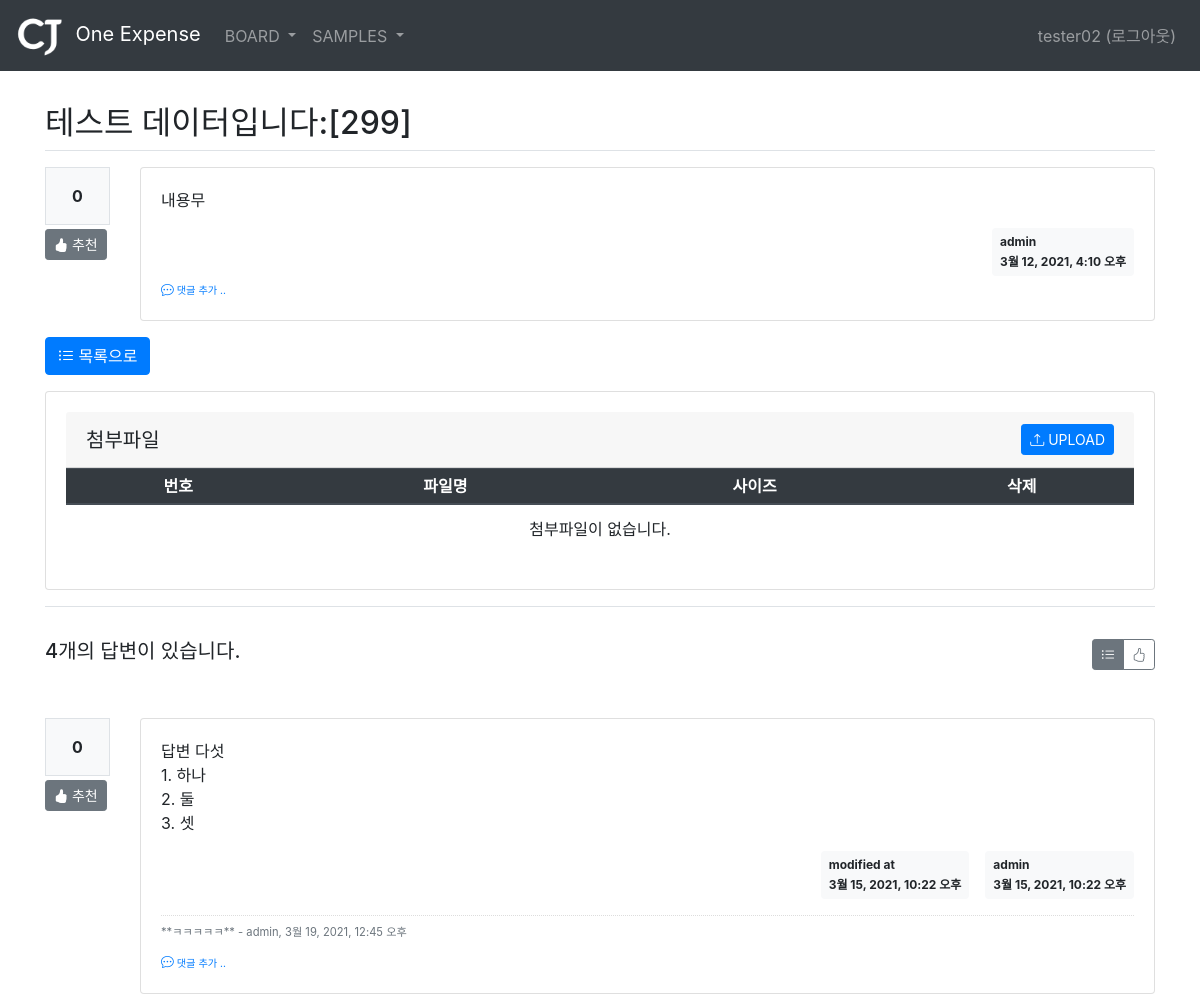
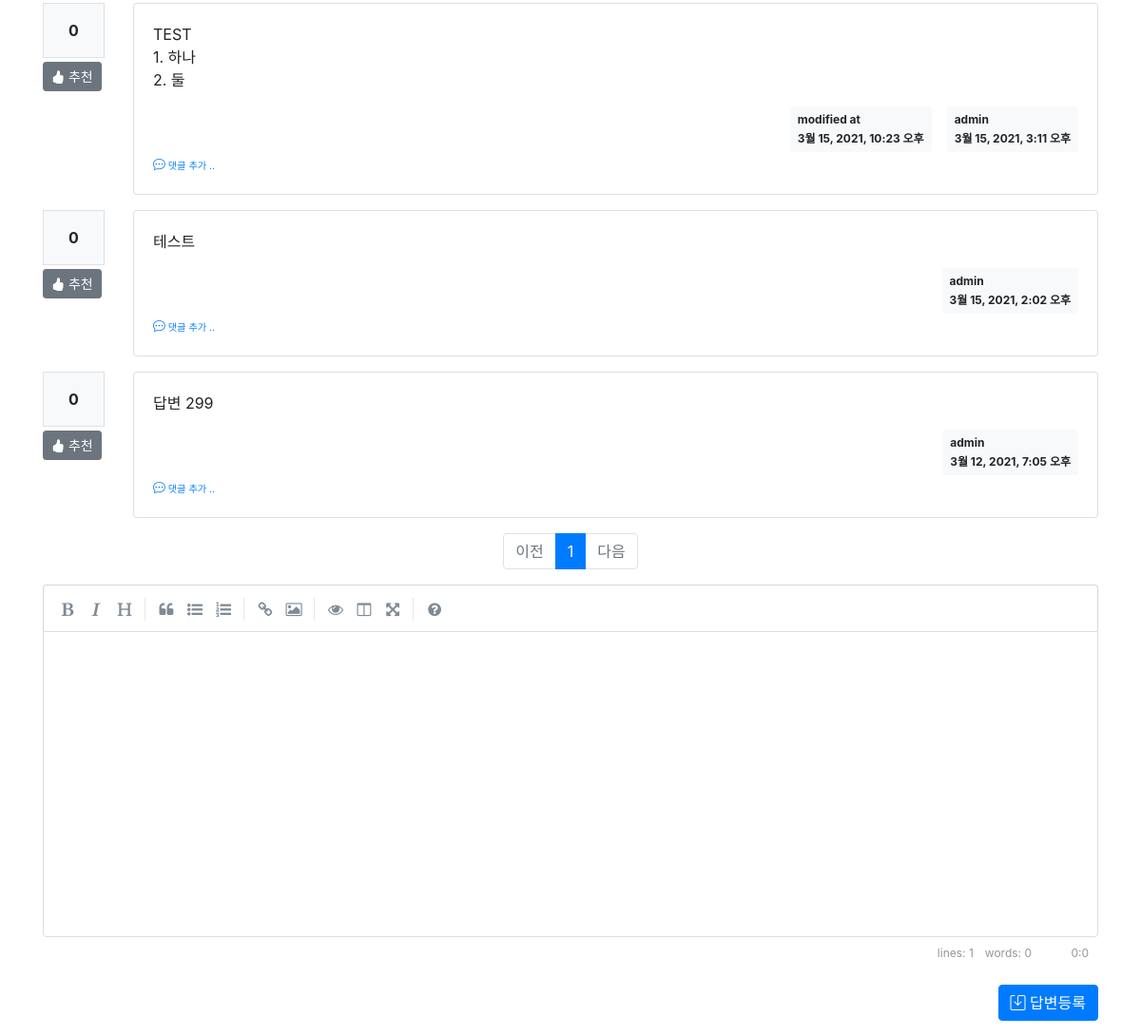
The page /board/board/detail/302/ (signed in) on the database its author committed (2 pictures, top to bottom).
### board/models.py (models this page shows, shortened)
class Board(models.Model):
    menu = models.ForeignKey(Menu, on_delete=models.CASCADE, related_name='menu_board')
    author = models.ForeignKey(User, on_delete=models.CASCADE, related_name='author_board')
    subject = models.CharField(max_length=200)
    content = models.TextField()
    hit_count = models.IntegerField(default=0)
    create_date = models.DateTimeField()
    modify_date = models.DateTimeField(null=True, blank=True)
    voter = models.ManyToManyField(User, related_name='voter_board')

class Reply(models.Model):
    author = models.ForeignKey(User, on_delete=models.CASCADE, related_name='author_reply')
    board = models.ForeignKey(Board, on_delete=models.CASCADE)
    content = models.TextField()
    create_date = models.DateTimeField()
    modify_date = models.DateTimeField(null=True, blank=True)
    voter = models.ManyToManyField(User, related_name='voter_reply')

class Comment(models.Model):
    author = models.ForeignKey(User, on_delete=models.CASCADE)
    content = models.TextField()
    create_date = models.DateTimeField()
    modify_date = models.DateTimeField(null=True, blank=True)
    board = models.ForeignKey(Board, null=True, blank=True, on_delete=models.CASCADE)
    reply = models.ForeignKey(Reply, null=True, blank=True, on_delete=models.CASCADE)

### board/views/base_views.py (the view)
# urls.py: path('board/detail/<int:board_id>/', base_views.detail, name='detail'),
@login_required(login_url='common:login')
def detail(request, board_id):
    page = request.GET.get('page', '1')  # 페이지
    so = request.GET.get('so', 'recent')  # 정렬기준
    board = get_object_or_404(Board, pk=board_id)
    board.hit_count += 1
    board.save()
    if so == 'recommend':
        reply_list = board.reply_set.all().annotate(num_voter=Count('voter')).order_by('-num_voter', '-create_date')
    else:  # recent
        reply_list = board.reply_set.all().order_by('-create_date')
    paginator = Paginator(reply_list, 5)  # 페이지당 5개씩 보여주기
    page_obj = paginator.get_page(page)
    fileForm = FileForm()
    file_list = File.objects.filter(ref_type='board', ref_id=board.id).order_by('-create_date')
    context = {'board': board, 'reply_list': page_obj, 'so': so, 'page': page, 'fileForm': fileForm, 'file_list': file_list, 'ref_type': 'board', 'ref_id': board.id}
    return render(request, 'board/board_detail.html', context)

### board/templatetags/board_filter.py (called while the page is built)
@register.filter()
def mark(value):
    extensions = ["nl2br", "fenced_code"]
    return mark_safe(markdown.markdown(value, extensions=extensions))

### templates/board/board_detail.html (shortened to what this page needs)
{% extends 'base.html' %}
{% load board_filter %}
{% block content %}
<div class="container my-3" style="padding-top:80px">
    <h2 class="border-bottom py-2">{{ board.subject }}</h2>
    <div class="row my-3">
        <div class="col-1">
            <div class="bg-light text-center p-3 border font-weight-bolder mb-1">{{board.voter.count}}</div>
            <a href="#" data-uri="{% url 'board:vote_board' board.id  %}"
               class="recommend btn btn-sm btn-secondary"><i class="bi bi-hand-thumbs-up-fill"></i> 추천</a>
        </div>
        <div class="col-11">
            <div class="card">
                <div class="card-body">
                    <div class="card-text">{{ board.content|mark }}</div>
                    <div class="d-flex justify-content-end">
                        <div class="badge badge-light p-2 text-left">
                            <div class="mb-2">{{ board.author.username }}</div>
                            <div>{{ board.create_date }}</div>
                        </div>
                    </div>
                    <div>
                        <a href="{% url 'board:comment_create_board' board.id  %}"
                           class="small"><i class="bi bi-chat-dots"></i><small> 댓글 추가 ..</small></a>
                    </div>
                </div>
            </div>
        </div>
    </div>
    <a href="{% url 'board:list' board.menu_id %}" class="btn btn-primary"><i class="bi bi-list-ul"></i> 목록으로</a>
    <div class="row my-3">
        <div class="col-12">
            <div class="card">
                <div class="card-body">
                    <h5 class="card-header d-flex justify-content-between align-items-center">
                        첨부파일
                        <button id="upload_popup_btn" type="button" class="btn btn-sm btn-primary"><i class="bi bi-upload"></i> UPLOAD</button>
                    </h5>
                    <table class="table">
                        <thead>
                        <tr class="text-center thead-dark table-sm">
                            <th>번호</th>
                            <th>파일명</th>
                            <th>사이즈</th>
                            <th>삭제</th>
                        </tr>
                        </thead>
                        <tbody>
                        {% if file_list %}
                        {% for file in file_list %}
                        <tr class="text-center">
                            <td>{{ forloop.counter }}</td>
                            <td>
                                <a href="{% url 'common:file_download' file.id  %}">{{ file.file_name }}</a>
                            </td>
                            <td>
                                {{ file.file_data.size }}
                            </td>
                            <td>
                                <a href="#" data-uri="{% url 'common:file_delete' file.id %}" class="file_delete badge badge-danger" type="button">DELETE</a>
                            </td>
                        </tr>
                        {% endfor %}
                        {% else %}
                        <tr>
                            <td colspan="4" class="text-center">첨부파일이 없습니다.</td>
                        </tr>
                        {% endif %}
                        </tbody>
                    </table>
                </div>
            </div>
        </div>
    </div>
    <div class="d-flex justify-content-between border-top my-3 py-2">
        <h5 class="my-3 py-2">{{ reply_list.paginator.count }}개의 답변이 있습니다.</h5>
        <div class="btn-group my-3 py-2" role="group">
            <button type="button" class="btn btn-sm btn-outline-secondary so {% if so == 'recent' %}active{% endif %}" data-so="recent"  data-original-title="최신순">
                <i class="bi bi-list-ul"></i>
            </button>
            <button type="button" class="btn btn-sm btn-outline-secondary so {% if so == 'recommend' %}active{% endif %}" data-so="recommend" data-original-title="추천순">
                <i class="bi bi-hand-thumbs-up"></i>
            </button>
        </div>
    </div>
    {% for reply in reply_list %}
    <div class="row my-3">
        <div class="col-1">
            <div class="bg-light text-center p-3 border font-weight-bolder mb-1">{{reply.voter.count}}</div>
            <a href="#" data-uri="{% url 'board:vote_reply' reply.id  %}"
                class="recommend btn btn-sm btn-secondary"><i class="bi bi-hand-thumbs-up-fill"></i> 추천</a>
        </div>
        <div class="col-11">
            <div class="card">
                <div class="card-body">
                    <div class="card-text">{{ reply.content|mark }}</div>
                    <div class="d-flex justify-content-end">
                        {% if reply.modify_date %}
                        <div class="badge badge-light p-2 text-left mx-3">
                            <div class="mb-2">modified at</div>
                            <div>{{ reply.modify_date }}</div>
                        </div>
                        {% endif %}
                        <div class="badge badge-light p-2 text-left">
                            <div class="mb-2">{{ reply.author.username }}</div>
                            <div>{{ reply.create_date }}</div>
                        </div>
                    </div>
                    {% if reply.comment_set.count > 0 %}
                    <div class="mt-3">
                    {% for comment in reply.comment_set.all %}
                        <div class="comment py-2 text-muted">
                            <span style="white-space: pre-line;">{{ comment.content }}</span>
                            <span>
                                - {{ comment.author }}, {{ comment.create_date }}
                            </span>
                        </div>
                    {% endfor %}
                    </div>
                    {% endif %}
                    <div>
                        <a href="{% url 'board:comment_create_reply' reply.id  %}"
                           class="small"><i class="bi bi-chat-dots"></i><small> 댓글 추가 ..</small></a>
                    </div>
                </div>
            </div>
        </div>
    </div>
    {% endfor %}
    <ul class="pagination justify-content-center">
        {% if reply_list.has_previous %}
        <li class="page-item">
           <a class="page-link" data-page="{{ reply_list.previous_page_number }}" href="#">이전</a>
        </li>
        {% else %}
        <li class="page-item disabled">
            <a class="page-link" tabindex="-1" aria-disabled="true" href="#">이전</a>
        </li>
        {% endif %}
        {% for page_number in reply_list.paginator.page_range %}
            {% if page_number >= reply_list.number|add:-5 and page_number <= reply_list.number|add:5 %}
                {% if page_number == reply_list.number %}
                <li class="page-item active" aria-current="page">
                    <a class="page-link" data-page="{{ page_number }}" href="#">{{ page_number }}</a>
                </li>
                {% else %}
                <li class="page-item">
                    <a class="page-link" data-page="{{ page_number }}" href="#">{{ page_number }}</a>
                </li>
                {% endif %}
            {% endif %}
        {% endfor %}
        {% if reply_list.has_next %}
        <li class="page-item">
            <a class="page-link" data-page="{{ reply_list.next_page_number }}" href="#">다음</a>
        </li>
        {% else %}
        <li class="page-item disabled">
            <a class="page-link" tabindex="-1" aria-disabled="true" href="#">다음</a>
        </li>
        {% endif %}
    </ul>
    <form action="{% url 'board:reply_create' board.id %}" method="post" class="my-3">
        <div class="form-group">
        </div>
        <div class="d-flex justify-content-end">
            <button type="submit" class="btn btn-primary"><i class="bi bi-save"></i> 답변등록</button>
        </div>
    </form>
</div>
{% endblock %}

### templates/navbar.html (shortened to what this page needs)
{% load static %}
<header>
    <nav class="navbar navbar-expand-md navbar-dark fixed-top bg-dark">
        <a class="navbar-brand" href="/">
            <img src="{% static '/images/logo_cj_white.png' %}" class="img-fluid" style="height:45px; padding-right:5px"> One Expense
        </a>
        <div class="collapse navbar-collapse" id="navbarCollapse">
            <ul class="navbar-nav mr-auto">
                <li class="nav-item dropdown">
                    {% if user.is_authenticated %}
                    <a class="nav-link dropdown-toggle" href="{% url 'board:list' 1 %}" data-toggle="dropdown"> BOARD </a>
                    {% endif %}
                </li>
                <li class="nav-item dropdown">
                    {% if user.is_authenticated %}
                    <a class="nav-link dropdown-toggle" href="{% url 'board:list' 1 %}" data-toggle="dropdown"> SAMPLES </a>
                    {% endif %}
                </li>
            </ul>
            <ul class="navbar-nav">
                <li class="nav-item">
                    {% if user.is_authenticated %}
                    <a class="nav-link" href="{% url 'common:logout' %}">{{ user.username }} (로그아웃)</a>
                    {% else %}
                    <a class="nav-link" href="{% url 'common:login' %}">로그인</a>
                    {% endif %}
                </li>
            </ul>
        </div>
    </nav>
</header>

### static/style.css (style rules this page uses)
.comment { border-top:dotted 1px #ddd; font-size:0.7em; }

### rows shown on the page
Board: subject "테스트 데이터입니다:[299]", voter.count "0", content|mark "내용무", author.username "admin", create_date "3월 12, 2021, 4:10 오후"
Reply: voter.count "0", content|mark "답변 다섯 1. 하나 2. 둘 3. 셋", modify_date "3월 15, 2021, 10:22 오후", author.username "admin", create_date "3월 15, 2021, 10:22 오후"
Comment: content "**ㅋㅋㅋㅋㅋ**", author "admin", create_date "3월 19, 2021, 12:45 오후"
Reply: voter.count "0", content|mark "TEST 1. 하나 2. 둘", modify_date "3월 15, 2021, 10:23 오후", author.username "admin", create_date "3월 15, 2021, 3:11 오후"
Reply: voter.count "0", content|mark "테스트", author.username "admin", create_date "3월 15, 2021, 2:02 오후"
Reply: voter.count "0", content|mark "답변 299", author.username "admin", create_date "3월 12, 2021, 7:05 오후"

### other values the page prints
{{ user.username }} "tester02"
{{ reply_list.paginator.count }} "4"
{{ page_number }} "1"
